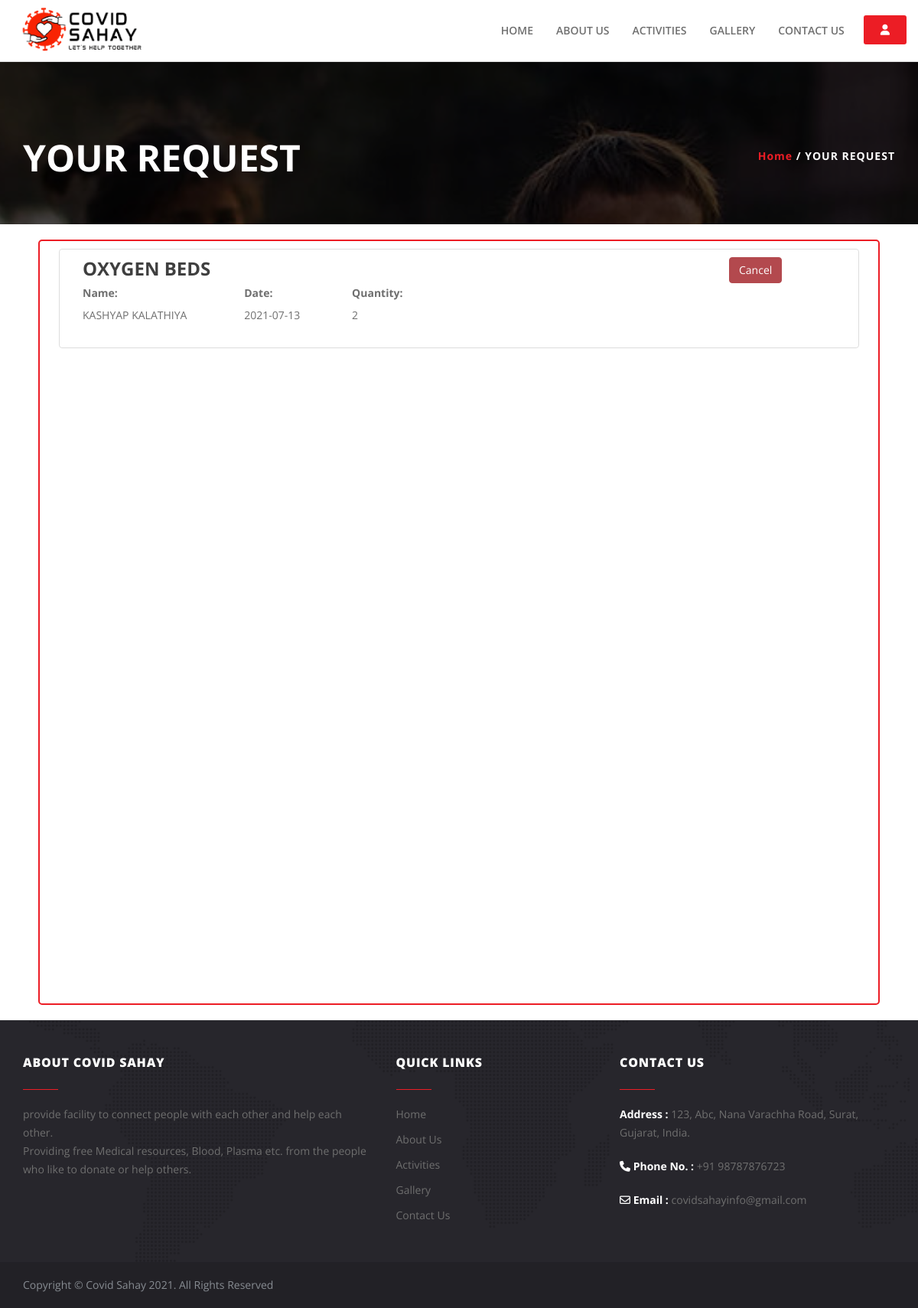
/myrequest (signed in), run on an earlier commit of the app's database.
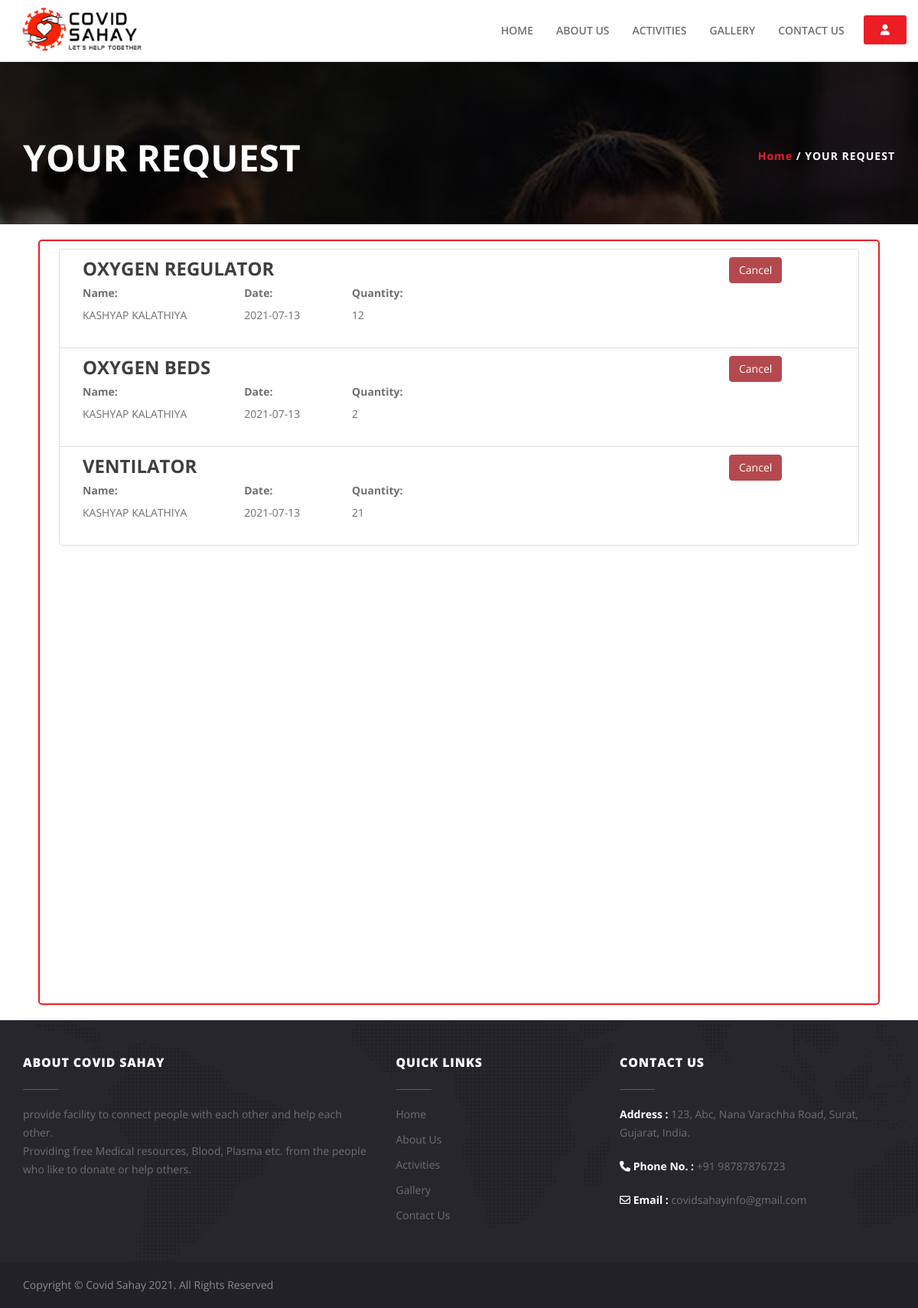
And on a later commit of the database.
### user/models.py (models this page shows)
class Requests(models.Model):
   name = models.CharField(max_length=20, null=True)
   user = models.ForeignKey(User, on_delete=models.SET_NULL, null=True)
   whatFor = models.CharField(max_length=40, null=True)
   quantity = models.CharField(max_length=20, default="1", null=True)
   date = models.CharField(max_length=20, null=True)
   adharcard = models.ImageField(upload_to='images/adharcard', null=True)
   prescription = models.ImageField(upload_to='images/prescription', null=True)
   status = models.CharField(max_length=20, default='pending', null=True)

### user/views.py (the view)
# urls.py: path('myrequest', views.django_myrequest, name='myrequest'),
def django_myrequest(request):
     Request = Requests.objects.all()
     context = {
         "uId": getSession(request),
         "Request": Request,
     }
     return render(request, 'view/myrequest.html', context)

### user/views.py (called while the page is built, shortened)
def getSession(request):
    uId = ''
    if 'user_id' in request.session:
        uId = request.session['user_id']
        print("Session", uId)
        return uId
    else:
        uId = "Null"
        print("Session", uId)
        return uId

### template/view/myrequest.html (shortened to what this page needs)
{% extends 'view/base.html' %}
{% load static %}
{% get_static_prefix as STATFILE %}
{% block 'content' %}
<section id="inner-banner">
<div class="overlay">
<div class="container">
<div class="row">
<div class="col-sm-6"><h1>YOUR REQUEST</h1></div>
<div class="col-sm-6"><h6 class="breadcrumb"><a href="{% url 'index' %}">Home</a> / YOUR REQUEST</h6></div>
</div>
</div>
</div>
</section>
<div id="users">
    <div class="container">
        <div class="row myrequest">
            <div class="col-md-12">
                {% for all in Request  %}
                    {% if all.user.id == uId %}
                <div class="list-group list list-group-item">
                    <div class="col-md-10">
                        <h4 class="list-group-item-heading name">{{all.whatFor | upper}}</h4>
						<div class="row">
							<div class="col-md-3"><label for="">Name:</label><p class="">{{all.name|upper}}</p></div>
							<div class="col-md-2"><label for="">Date:</label><p class="">{{all.date |upper}}</p></div>
							<div class="col-md-2"><label for="">Quantity:</label><p class="">{{all.quantity |upper}}</p></div>
						</div>
                    </div>
                    <div class="row">
                        <div class="col-sm-12 col-md-2">
						<form action="" method="POST">
                            <button type="submit" name="request" value="Cancelled" class="btn btn-success">Cancel</button>
                        </form>
                    </div>
                </div>
			</div>
                {% endif %}
                {% endfor %}
        </div>
    </div>
</div>
{% endblock 'content' %}

What changed in the data, as far as the page shows it:
now on this page (row edited): Requests: whatFor "OXYGEN REGULATOR", name "KASHYAP KALATHIYA", date "2021-07-13", quantity "12"
now on this page (row edited): Requests: whatFor "VENTILATOR", name "KASHYAP KALATHIYA", date "2021-07-13", quantity "21"
